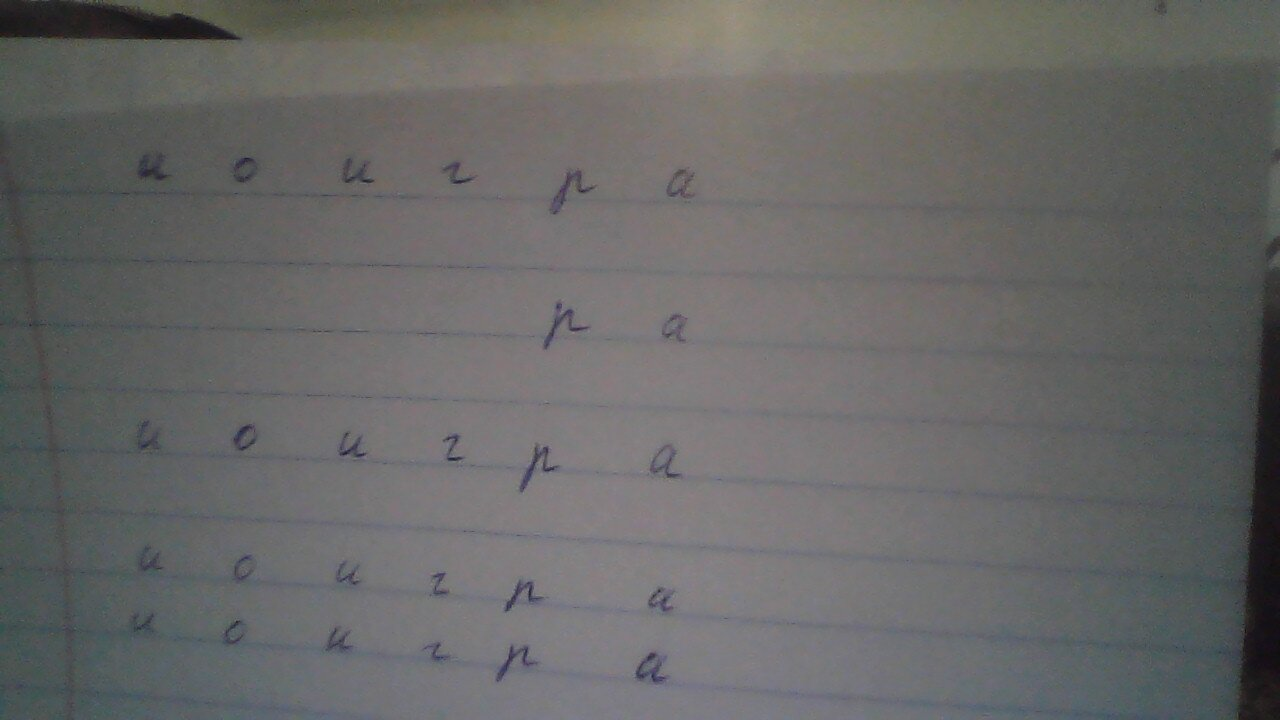
#> input picture data/raw/2025-12-24-092502.jpg, 1280 x 720 px
$ python 15_01_26.py
#> lines starting #> are read from the running program, lines starting #| are printed output that depends on the picture; after the words box and inside, x2 and y2 are one past the last pixel; in counts of white or black regions, pixels touching at a corner belong together
import cv2

#im = cv2.imread("../../data/processed/character_в_1.png")
im = cv2.imread("../../data/raw/2025-12-24-092502.jpg")
#> im is the input picture: shape (720, 1280, 3); mean B, G, R 102.7, 103.3, 103.6
#im = cv2.imread("../../data/raw/2025-12-24-092508.jpg", cv2.IMREAD_REDUCED_COLOR_4)

gray = cv2.cvtColor(im, cv2.COLOR_BGR2GRAY)

clean = cv2.medianBlur(gray, 3)

edges = cv2.Canny(clean, 50, 150)
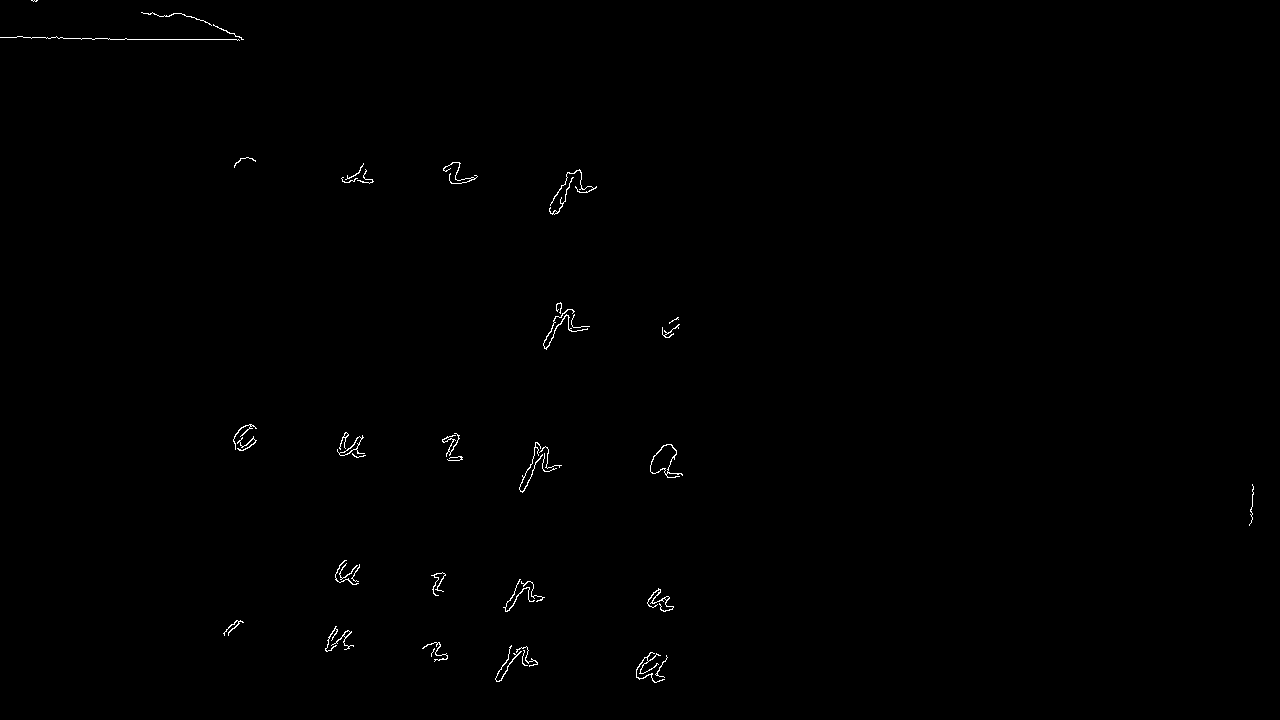
#> edges: shape (720, 1280); 0.35% white in thin lines or dots

def show(title, im):
    cv2.namedWindow(title, cv2.WINDOW_NORMAL)
    cv2.imshow(title, im)
    cv2.waitKey(0)
    cv2.destroyAllWindows()

show("original image", im)

show("gray image", gray)

show("clean image", clean)

show("edges image", edges)

$ run again, with data/raw/2025-12-24-092508.jpg copied over data/raw/2025-12-24-092502.jpg
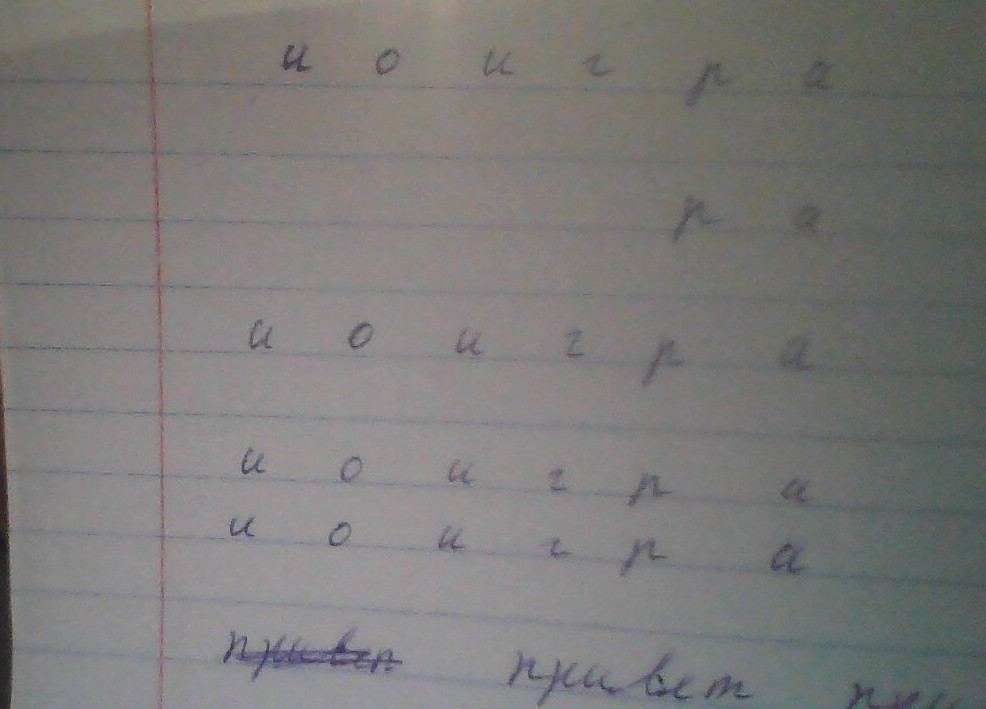
#> input picture data/raw/2025-12-24-092508.jpg, 986 x 709 px
#> im is the input picture: shape (709, 986, 3); mean B, G, R 120.8, 122.2, 123.8
#> `edges = cv2.Canny(clean, 50, 150)`:
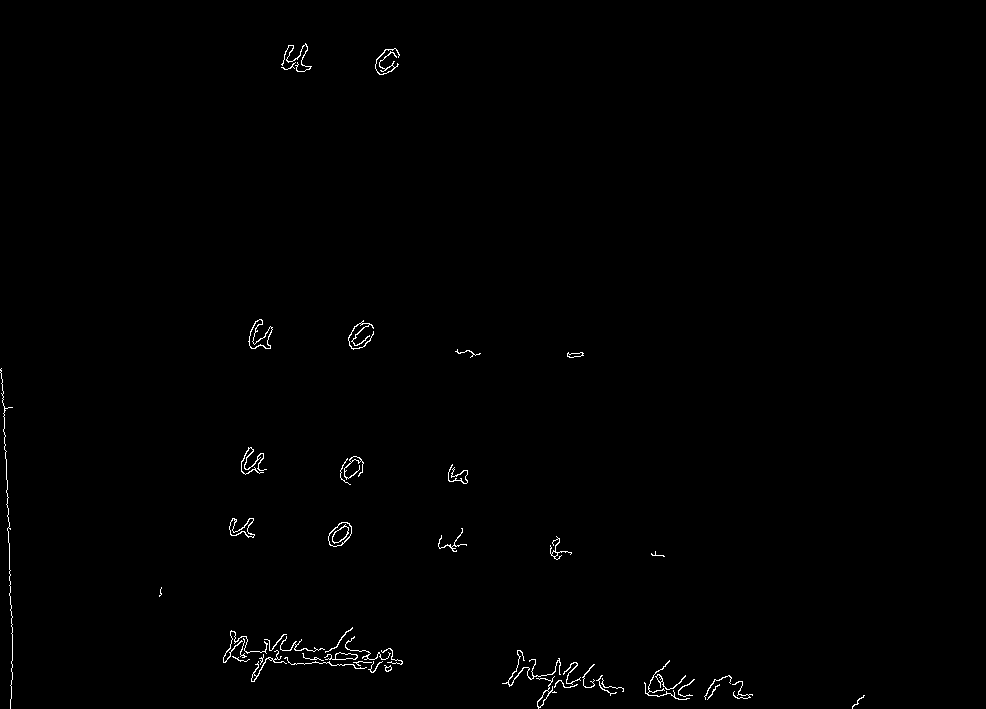
#> edges: shape (709, 986); 0.58% white in thin lines or dots, all inside (x1, y1, x2, y2) = (0, 43, 865, 709)
